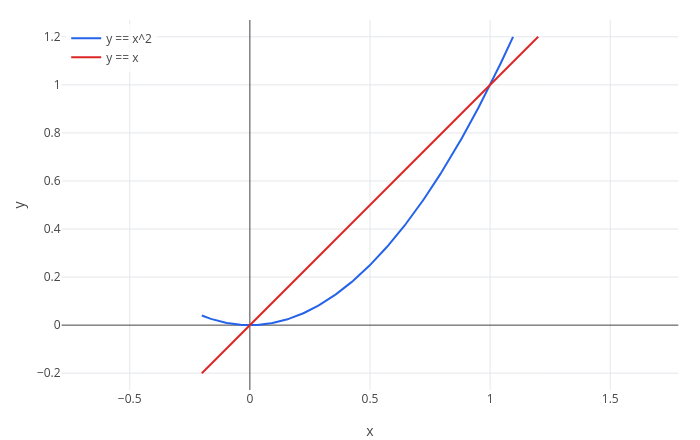

The code cell stored with this chart in its notebook:
### Markdown cell above
## 2. Regions bounded by curves

The region between the parabola $y = x^2$ and the line $y = x$ for $0 \le x \le 1$:

### Code cell
implicitplot([y == x^2, y == x], x, -0.2, 1.2, y, -0.2, 1.2)

### Figure 1 — Plotly figure (JSON) as saved in the notebook; plotly's stock layout.template omitted (floating-point values rounded to 4 significant figures; data arrays with more than 128 entries replaced by an {"elided": "..."} marker saying what was removed)
{"data": [{"line": {"color": "#2563eb", "width": 2}, "mode": "lines", "name": "y == x^2", "type": "scatter", "x": {"elided": "365 float values"}, "y": {"elided": "365 float values"}}, {"line": {"color": "#dc2626", "width": 2}, "mode": "lines", "name": "y == x", "type": "scatter", "x": {"elided": "401 float values"}, "y": {"elided": "401 float values"}}], "layout": {"height": 440, "legend": {"bgcolor": "rgba(255,255,255,0.8)", "x": 0.01, "xanchor": "left", "y": 0.99, "yanchor": "top"}, "margin": {"b": 50, "l": 60, "r": 20, "t": 20}, "showlegend": true, "title": {"text": ""}, "width": 700, "xaxis": {"constrain": "domain", "range": [-0.7833, 1.783], "title": {"text": "x"}, "zeroline": true}, "yaxis": {"constrain": "domain", "range": [-0.27, 1.27], "scaleanchor": "x", "scaleratio": 1, "title": {"text": "y"}, "zeroline": true}}}
